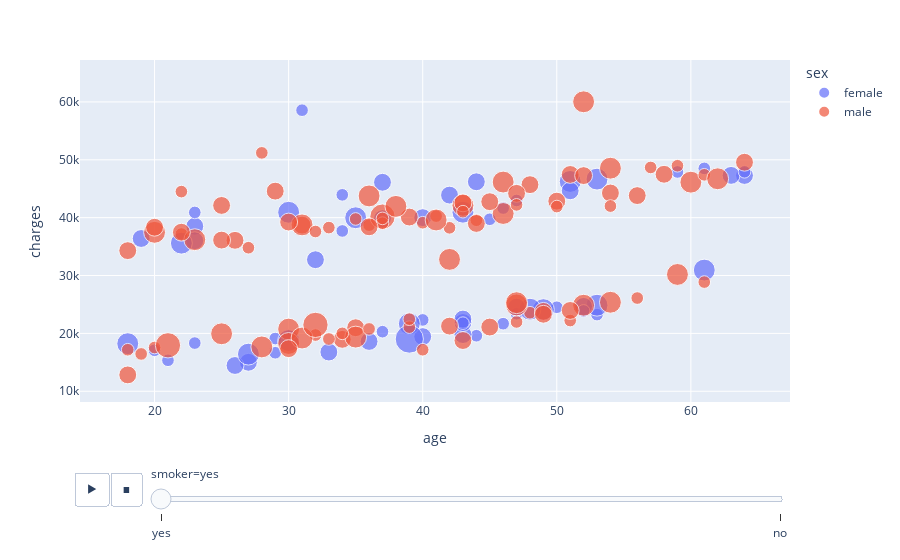

Notebook code cell kept with this figure:
### Code cell
px.scatter(df,x="age",y="charges",color="sex",animation_frame="smoker",size="children")

### Figure 1 — Plotly figure (JSON) as saved in the notebook; plotly's stock layout.template omitted (floating-point values rounded to 4 significant figures; data arrays with more than 128 entries replaced by an {"elided": "..."} marker saying what was removed)
{"data": [{"hovertemplate": "sex=female<br>smoker=yes<br>age=%{x}<br>charges=%{y}<br>children=%{marker.size}<extra></extra>", "legendgroup": "female", "marker": {"color": "#636efa", "size": [0, 0, 1, 1, 0, 0, 2, 0, 2, 3, 1, 0, 2, 0, 0, 0, 0, 0, 2, 2, 0, 2, 1, 1, 1, 3, 0, 1, 1, 0, 0, 3, 2, 1, 2, 2, 0, 0, 1, 0, 0, 0, 3, 1, 1, 1, 0, 0, 1, 0, 0, 2, 0, 2, 2, 0, 3, 1, 0, 0, 0, 0, 1, 0, 1, 0, 2, 0, 0, 0, 0, 3, 0, 2, 3, 0, 2, 0, 0, 0, 3, 3, 1, 0, 1, 0, 2, 5, 0, 2, 2, 3, 0, 3, 1, 0, 3, 2, 1, 1, 1, 0, 3, 1, 1, 0, 0, 2, 0, 0, 0, 2, 3, 2, 0], "sizemode": "area", "sizeref": 0.0125, "symbol": "circle"}, "mode": "markers", "name": "female", "orientation": "v", "showlegend": true, "type": "scatter", "x": [19, 62, 34, 53, 20, 27, 37, 57, 64, 61, 29, 19, 32, 42, 42, 18, 63, 27, 40, 23, 63, 63, 20, 40, 59, 53, 27, 64, 61, 19, 23, 39, 27, 44, 26, 36, 63, 33, 30, 44, 54, 43, 35, 31, 34, 21, 19, 59, 47, 19, 44, 52, 64, 40, 44, 51, 30, 29, 37, 37, 47, 19, 50, 18, 47, 33, 23, 57, 60, 37, 46, 49, 48, 37, 51, 64, 43, 32, 43, 24, 27, 22, 46, 55, 45, 35, 43, 39, 22, 51, 33, 48, 23, 53, 23, 19, 43, 43, 52, 23, 43, 19, 18, 37, 46, 20, 20, 47, 18, 29, 25, 19, 30, 42, 61], "xaxis": "x", "y": [16880.0, 27810.0, 37700.0, 23240.0, 14710.0, 16580.0, 39840.0, 43580.0, 47290.0, 30940.0, 19110.0, 17080.0, 32730.0, 19960.0, 21350.0, 36150.0, 48820.0, 37130.0, 19440.0, 38510.0, 29520.0, 47310.0, 17090.0, 22330.0, 47900.0, 24870.0, 34840.0, 47930.0, 48520.0, 13840.0, 18030.0, 21660.0, 15010.0, 19590.0, 14460.0, 18610.0, 28950.0, 37080.0, 19520.0, 48890.0, 63770.0, 45860.0, 39980.0, 58570.0, 43940.0, 15360.0, 17470.0, 25680.0, 42970.0, 34440.0, 42980.0, 24670.0, 27040.0, 40000.0, 46200.0, 44400.0, 40930.0, 16660.0, 40420.0, 19540.0, 23070.0, 17750.0, 24520.0, 38790.0, 23400.0, 55140.0, 36020.0, 27530.0, 45010.0, 37270.0, 42110.0, 24110.0, 40970.0, 46110.0, 46260.0, 29330.0, 19800.0, 17500.0, 21770.0, 14570.0, 16420.0, 35600.0, 21680.0, 44420.0, 39730.0, 20230.0, 21880.0, 19020.0, 33910.0, 44640.0, 16780.0, 24180.0, 34170.0, 46660.0, 40900.0, 36900.0, 40940.0, 22480.0, 23890.0, 18330.0, 21770.0, 33310.0, 18220.0, 20300.0, 41660.0, 26130.0, 20170.0, 24540.0, 14280.0, 16120.0, 33900.0, 36400.0, 18770.0, 43900.0, 29140.0], "yaxis": "y"}, {"hovertemplate": "sex=male<br>smoker=yes<br>age=%{x}<br>charges=%{y}<br>children=%{marker.size}<extra></extra>", "legendgroup": "male", "marker": {"color": "#EF553B", "size": {"elided": "159 int values"}, "sizemode": "area", "sizeref": 0.0125, "symbol": "circle"}, "mode": "markers", "name": "male", "orientation": "v", "showlegend": true, "type": "scatter", "x": {"elided": "159 int values"}, "xaxis": "x", "y": {"elided": "159 float values"}, "yaxis": "y"}], "layout": {"legend": {"itemsizing": "constant", "title": {"text": "sex"}, "tracegroupgap": 0}, "margin": {"t": 60}, "sliders": [{"active": 0, "currentvalue": {"prefix": "smoker="}, "len": 0.9, "pad": {"b": 10, "t": 60}, "steps": [{"args": [["yes"], {"frame": {"duration": 0, "redraw": false}, "fromcurrent": true, "mode": "immediate", "transition": {"duration": 0, "easing": "linear"}}], "label": "yes", "method": "animate"}, {"args": [["no"], {"frame": {"duration": 0, "redraw": false}, "fromcurrent": true, "mode": "immediate", "transition": {"duration": 0, "easing": "linear"}}], "label": "no", "method": "animate"}], "x": 0.1, "xanchor": "left", "y": 0, "yanchor": "top"}], "updatemenus": [{"buttons": [{"args": [null, {"frame": {"duration": 500, "redraw": false}, "fromcurrent": true, "mode": "immediate", "transition": {"duration": 500, "easing": "linear"}}], "label": "&#9654;", "method": "animate"}, {"args": [[null], {"frame": {"duration": 0, "redraw": false}, "fromcurrent": true, "mode": "immediate", "transition": {"duration": 0, "easing": "linear"}}], "label": "&#9724;", "method": "animate"}], "direction": "left", "pad": {"r": 10, "t": 70}, "showactive": false, "type": "buttons", "x": 0.1, "xanchor": "right", "y": 0, "yanchor": "top"}], "xaxis": {"anchor": "y", "domain": [0, 1], "title": {"text": "age"}}, "yaxis": {"anchor": "x", "domain": [0, 1], "title": {"text": "charges"}}}}
